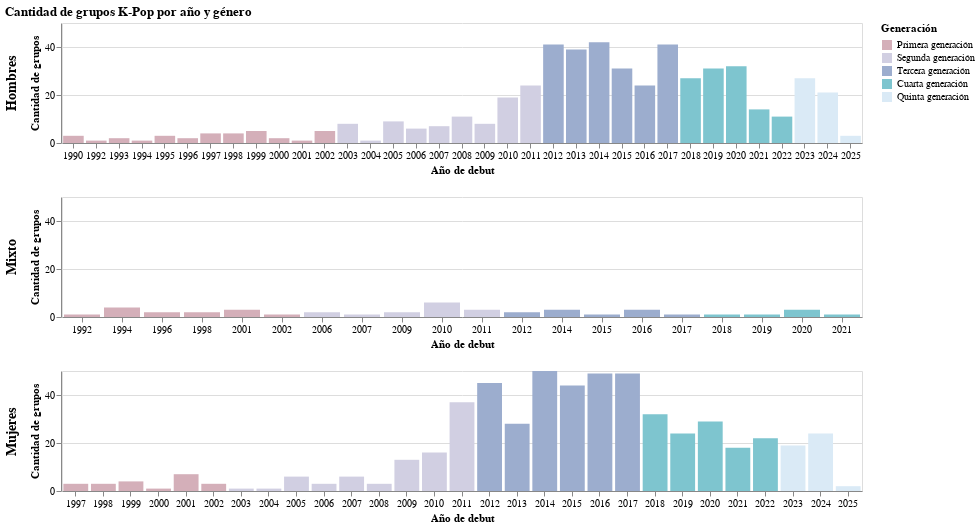

Notebook code cell kept with this figure:
### Code cell
import pandas as pd
import altair as alt

GEN = pd.read_csv("/content/Grupos_KPOP.csv", delimiter=";")
GEN = GEN[(GEN["AÑO_DEBUT"] >= 1990) & (GEN["AÑO_DEBUT"] <= 2025)]
GEN_grouped = GEN.groupby(["AÑO_DEBUT", "GENERO"]).size().reset_index(name="Cantidad")

def asignar_generacion(año):
    if 1990 <= año <= 2002:
        return 'Primera generación'
    elif 2003 <= año <= 2011:
        return 'Segunda generación'
    elif 2012 <= año <= 2017:
        return 'Tercera generación'
    elif 2018 <= año <= 2022:
        return 'Cuarta generación'
    elif 2023 <= año <= 2025:
        return 'Quinta generación'
    return 'Sin generación'

GEN_grouped['Generacion'] = GEN_grouped['AÑO_DEBUT'].apply(asignar_generacion)

colores_generacion = {
    'Primera generación': '#D4AFB9',
    'Segunda generación': '#D1CFE2',
    'Tercera generación': '#9CADCE',
    'Cuarta generación': '#7EC5CF',
    'Quinta generación': '#DAEAF6'
}

# Base chart con eje x más claro
base = alt.Chart(GEN_grouped).mark_bar().encode(
    x=alt.X('AÑO_DEBUT:O', title='Año de debut',
            axis=alt.Axis(labelAngle=0, labelFontSize=10)),  # Mantiene años legibles
    y=alt.Y('Cantidad:Q', title='Cantidad de grupos'),
    color=alt.Color('Generacion:N',
                    scale=alt.Scale(domain=list(colores_generacion.keys()),
                                    range=list(colores_generacion.values())),
                    legend=alt.Legend(title='Generación')),
    tooltip=['AÑO_DEBUT', 'GENERO', 'Cantidad', 'Generacion']
).properties(
    width=800,
    height=120
)

chart = base.facet(
    row=alt.Row('GENERO:N', title=None, header=alt.Header(labelFontSize=14, labelFontWeight="bold"))
).resolve_scale(
    x='independent'
).properties(
    title='Cantidad de grupos K-Pop por año y género'
)

chart

### Figure 1 — Vega-Lite specification as saved in the notebook (floating-point values rounded to 4 significant figures)
{"config": {"view": {"continuousWidth": 300, "continuousHeight": 300}}, "data": {"name": "data-b28310bbb4a537d4fc5a53e2814a122d"}, "facet": {"row": {"field": "GENERO", "header": {"labelFontSize": 14, "labelFontWeight": "bold"}, "title": null, "type": "nominal"}}, "spec": {"mark": {"type": "bar"}, "encoding": {"color": {"field": "Generacion", "legend": {"title": "Generación"}, "scale": {"domain": ["Primera generación", "Segunda generación", "Tercera generación", "Cuarta generación", "Quinta generación"], "range": ["#D4AFB9", "#D1CFE2", "#9CADCE", "#7EC5CF", "#DAEAF6"]}, "type": "nominal"}, "tooltip": [{"field": "AÑO_DEBUT", "type": "quantitative"}, {"field": "GENERO", "type": "nominal"}, {"field": "Cantidad", "type": "quantitative"}, {"field": "Generacion", "type": "nominal"}], "x": {"axis": {"labelAngle": 0, "labelFontSize": 10}, "field": "AÑO_DEBUT", "title": "Año de debut", "type": "ordinal"}, "y": {"field": "Cantidad", "title": "Cantidad de grupos", "type": "quantitative"}}, "height": 120, "width": 800}, "resolve": {"scale": {"x": "independent"}}, "title": "Cantidad de grupos K-Pop por año y género", "$schema": "https://vega.github.io/schema/vega-lite/v5.20.1.json", "datasets": {"data-b28310bbb4a537d4fc5a53e2814a122d": [{"AÑO_DEBUT": 1990, "GENERO": "Hombres", "Cantidad": 3, "Generacion": "Primera generación"}, {"AÑO_DEBUT": 1992, "GENERO": "Hombres", "Cantidad": 1, "Generacion": "Primera generación"}, {"AÑO_DEBUT": 1992, "GENERO": "Mixto", "Cantidad": 1, "Generacion": "Primera generación"}, {"AÑO_DEBUT": 1993, "GENERO": "Hombres", "Cantidad": 2, "Generacion": "Primera generación"}, {"AÑO_DEBUT": 1994, "GENERO": "Hombres", "Cantidad": 1, "Generacion": "Primera generación"}, {"AÑO_DEBUT": 1994, "GENERO": "Mixto", "Cantidad": 4, "Generacion": "Primera generación"}, {"AÑO_DEBUT": 1995, "GENERO": "Hombres", "Cantidad": 3, "Generacion": "Primera generación"}, {"AÑO_DEBUT": 1996, "GENERO": "Hombres", "Cantidad": 2, "Generacion": "Primera generación"}, {"AÑO_DEBUT": 1996, "GENERO": "Mixto", "Cantidad": 2, "Generacion": "Primera generación"}, {"AÑO_DEBUT": 1997, "GENERO": "Hombres", "Cantidad": 4, "Generacion": "Primera generación"}, {"AÑO_DEBUT": 1997, "GENERO": "Mujeres", "Cantidad": 3, "Generacion": "Primera generación"}, {"AÑO_DEBUT": 1998, "GENERO": "Hombres", "Cantidad": 4, "Generacion": "Primera generación"}, {"AÑO_DEBUT": 1998, "GENERO": "Mixto", "Cantidad": 2, "Generacion": "Primera generación"}, {"AÑO_DEBUT": 1998, "GENERO": "Mujeres", "Cantidad": 3, "Generacion": "Primera generación"}, {"AÑO_DEBUT": 1999, "GENERO": "Hombres", "Cantidad": 5, "Generacion": "Primera generación"}, {"AÑO_DEBUT": 1999, "GENERO": "Mujeres", "Cantidad": 4, "Generacion": "Primera generación"}, {"AÑO_DEBUT": 2000, "GENERO": "Hombres", "Cantidad": 2, "Generacion": "Primera generación"}, {"AÑO_DEBUT": 2000, "GENERO": "Mujeres", "Cantidad": 1, "Generacion": "Primera generación"}, {"AÑO_DEBUT": 2001, "GENERO": "Hombres", "Cantidad": 1, "Generacion": "Primera generación"}, {"AÑO_DEBUT": 2001, "GENERO": "Mixto", "Cantidad": 3, "Generacion": "Primera generación"}, {"AÑO_DEBUT": 2001, "GENERO": "Mujeres", "Cantidad": 7, "Generacion": "Primera generación"}, {"AÑO_DEBUT": 2002, "GENERO": "Hombres", "Cantidad": 5, "Generacion": "Primera generación"}, {"AÑO_DEBUT": 2002, "GENERO": "Mixto", "Cantidad": 1, "Generacion": "Primera generación"}, {"AÑO_DEBUT": 2002, "GENERO": "Mujeres", "Cantidad": 3, "Generacion": "Primera generación"}, {"AÑO_DEBUT": 2003, "GENERO": "Hombres", "Cantidad": 8, "Generacion": "Segunda generación"}, {"AÑO_DEBUT": 2003, "GENERO": "Mujeres", "Cantidad": 1, "Generacion": "Segunda generación"}, {"AÑO_DEBUT": 2004, "GENERO": "Hombres", "Cantidad": 1, "Generacion": "Segunda generación"}, {"AÑO_DEBUT": 2004, "GENERO": "Mujeres", "Cantidad": 1, "Generacion": "Segunda generación"}, {"AÑO_DEBUT": 2005, "GENERO": "Hombres", "Cantidad": 9, "Generacion": "Segunda generación"}, {"AÑO_DEBUT": 2005, "GENERO": "Mujeres", "Cantidad": 6, "Generacion": "Segunda generación"}, {"AÑO_DEBUT": 2006, "GENERO": "Hombres", "Cantidad": 6, "Generacion": "Segunda generación"}, {"AÑO_DEBUT": 2006, "GENERO": "Mixto", "Cantidad": 2, "Generacion": "Segunda generación"}, {"AÑO_DEBUT": 2006, "GENERO": "Mujeres", "Cantidad": 3, "Generacion": "Segunda generación"}, {"AÑO_DEBUT": 2007, "GENERO": "Hombres", "Cantidad": 7, "Generacion": "Segunda generación"}, {"AÑO_DEBUT": 2007, "GENERO": "Mixto", "Cantidad": 1, "Generacion": "Segunda generación"}, {"AÑO_DEBUT": 2007, "GENERO": "Mujeres", "Cantidad": 6, "Generacion": "Segunda generación"}, {"AÑO_DEBUT": 2008, "GENERO": "Hombres", "Cantidad": 11, "Generacion": "Segunda generación"}, {"AÑO_DEBUT": 2008, "GENERO": "Mujeres", "Cantidad": 3, "Generacion": "Segunda generación"}, {"AÑO_DEBUT": 2009, "GENERO": "Hombres", "Cantidad": 8, "Generacion": "Segunda generación"}, {"AÑO_DEBUT": 2009, "GENERO": "Mixto", "Cantidad": 2, "Generacion": "Segunda generación"}, {"AÑO_DEBUT": 2009, "GENERO": "Mujeres", "Cantidad": 13, "Generacion": "Segunda generación"}, {"AÑO_DEBUT": 2010, "GENERO": "Hombres", "Cantidad": 19, "Generacion": "Segunda generación"}, {"AÑO_DEBUT": 2010, "GENERO": "Mixto", "Cantidad": 6, "Generacion": "Segunda generación"}, {"AÑO_DEBUT": 2010, "GENERO": "Mujeres", "Cantidad": 16, "Generacion": "Segunda generación"}, {"AÑO_DEBUT": 2011, "GENERO": "Hombres", "Cantidad": 24, "Generacion": "Segunda generación"}, {"AÑO_DEBUT": 2011, "GENERO": "Mixto", "Cantidad": 3, "Generacion": "Segunda generación"}, {"AÑO_DEBUT": 2011, "GENERO": "Mujeres", "Cantidad": 37, "Generacion": "Segunda generación"}, {"AÑO_DEBUT": 2012, "GENERO": "Hombres", "Cantidad": 41, "Generacion": "Tercera generación"}, {"AÑO_DEBUT": 2012, "GENERO": "Mixto", "Cantidad": 2, "Generacion": "Tercera generación"}, {"AÑO_DEBUT": 2012, "GENERO": "Mujeres", "Cantidad": 45, "Generacion": "Tercera generación"}, {"AÑO_DEBUT": 2013, "GENERO": "Hombres", "Cantidad": 39, "Generacion": "Tercera generación"}, {"AÑO_DEBUT": 2013, "GENERO": "Mujeres", "Cantidad": 28, "Generacion": "Tercera generación"}, {"AÑO_DEBUT": 2014, "GENERO": "Hombres", "Cantidad": 42, "Generacion": "Tercera generación"}, {"AÑO_DEBUT": 2014, "GENERO": "Mixto", "Cantidad": 3, "Generacion": "Tercera generación"}, {"AÑO_DEBUT": 2014, "GENERO": "Mujeres", "Cantidad": 50, "Generacion": "Tercera generación"}, {"AÑO_DEBUT": 2015, "GENERO": "Hombres", "Cantidad": 31, "Generacion": "Tercera generación"}, {"AÑO_DEBUT": 2015, "GENERO": "Mixto", "Cantidad": 1, "Generacion": "Tercera generación"}, {"AÑO_DEBUT": 2015, "GENERO": "Mujeres", "Cantidad": 44, "Generacion": "Tercera generación"}, {"AÑO_DEBUT": 2016, "GENERO": "Hombres", "Cantidad": 24, "Generacion": "Tercera generación"}, {"AÑO_DEBUT": 2016, "GENERO": "Mixto", "Cantidad": 3, "Generacion": "Tercera generación"}, {"AÑO_DEBUT": 2016, "GENERO": "Mujeres", "Cantidad": 49, "Generacion": "Tercera generación"}, {"AÑO_DEBUT": 2017, "GENERO": "Hombres", "Cantidad": 41, "Generacion": "Tercera generación"}, {"AÑO_DEBUT": 2017, "GENERO": "Mixto", "Cantidad": 1, "Generacion": "Tercera generación"}, {"AÑO_DEBUT": 2017, "GENERO": "Mujeres", "Cantidad": 49, "Generacion": "Tercera generación"}, {"AÑO_DEBUT": 2018, "GENERO": "Hombres", "Cantidad": 27, "Generacion": "Cuarta generación"}, {"AÑO_DEBUT": 2018, "GENERO": "Mixto", "Cantidad": 1, "Generacion": "Cuarta generación"}, {"AÑO_DEBUT": 2018, "GENERO": "Mujeres", "Cantidad": 32, "Generacion": "Cuarta generación"}, {"AÑO_DEBUT": 2019, "GENERO": "Hombres", "Cantidad": 31, "Generacion": "Cuarta generación"}, {"AÑO_DEBUT": 2019, "GENERO": "Mixto", "Cantidad": 1, "Generacion": "Cuarta generación"}, {"AÑO_DEBUT": 2019, "GENERO": "Mujeres", "Cantidad": 24, "Generacion": "Cuarta generación"}, {"AÑO_DEBUT": 2020, "GENERO": "Hombres", "Cantidad": 32, "Generacion": "Cuarta generación"}, {"AÑO_DEBUT": 2020, "GENERO": "Mixto", "Cantidad": 3, "Generacion": "Cuarta generación"}, {"AÑO_DEBUT": 2020, "GENERO": "Mujeres", "Cantidad": 29, "Generacion": "Cuarta generación"}, {"AÑO_DEBUT": 2021, "GENERO": "Hombres", "Cantidad": 14, "Generacion": "Cuarta generación"}, {"AÑO_DEBUT": 2021, "GENERO": "Mixto", "Cantidad": 1, "Generacion": "Cuarta generación"}, {"AÑO_DEBUT": 2021, "GENERO": "Mujeres", "Cantidad": 18, "Generacion": "Cuarta generación"}, {"AÑO_DEBUT": 2022, "GENERO": "Hombres", "Cantidad": 11, "Generacion": "Cuarta generación"}, {"AÑO_DEBUT": 2022, "GENERO": "Mujeres", "Cantidad": 22, "Generacion": "Cuarta generación"}, {"AÑO_DEBUT": 2023, "GENERO": "Hombres", "Cantidad": 27, "Generacion": "Quinta generación"}, {"AÑO_DEBUT": 2023, "GENERO": "Mujeres", "Cantidad": 19, "Generacion": "Quinta generación"}, {"AÑO_DEBUT": 2024, "GENERO": "Hombres", "Cantidad": 21, "Generacion": "Quinta generación"}, {"AÑO_DEBUT": 2024, "GENERO": "Mujeres", "Cantidad": 24, "Generacion": "Quinta generación"}, {"AÑO_DEBUT": 2025, "GENERO": "Hombres", "Cantidad": 3, "Generacion": "Quinta generación"}, {"AÑO_DEBUT": 2025, "GENERO": "Mujeres", "Cantidad": 2, "Generacion": "Quinta generación"}]}}
